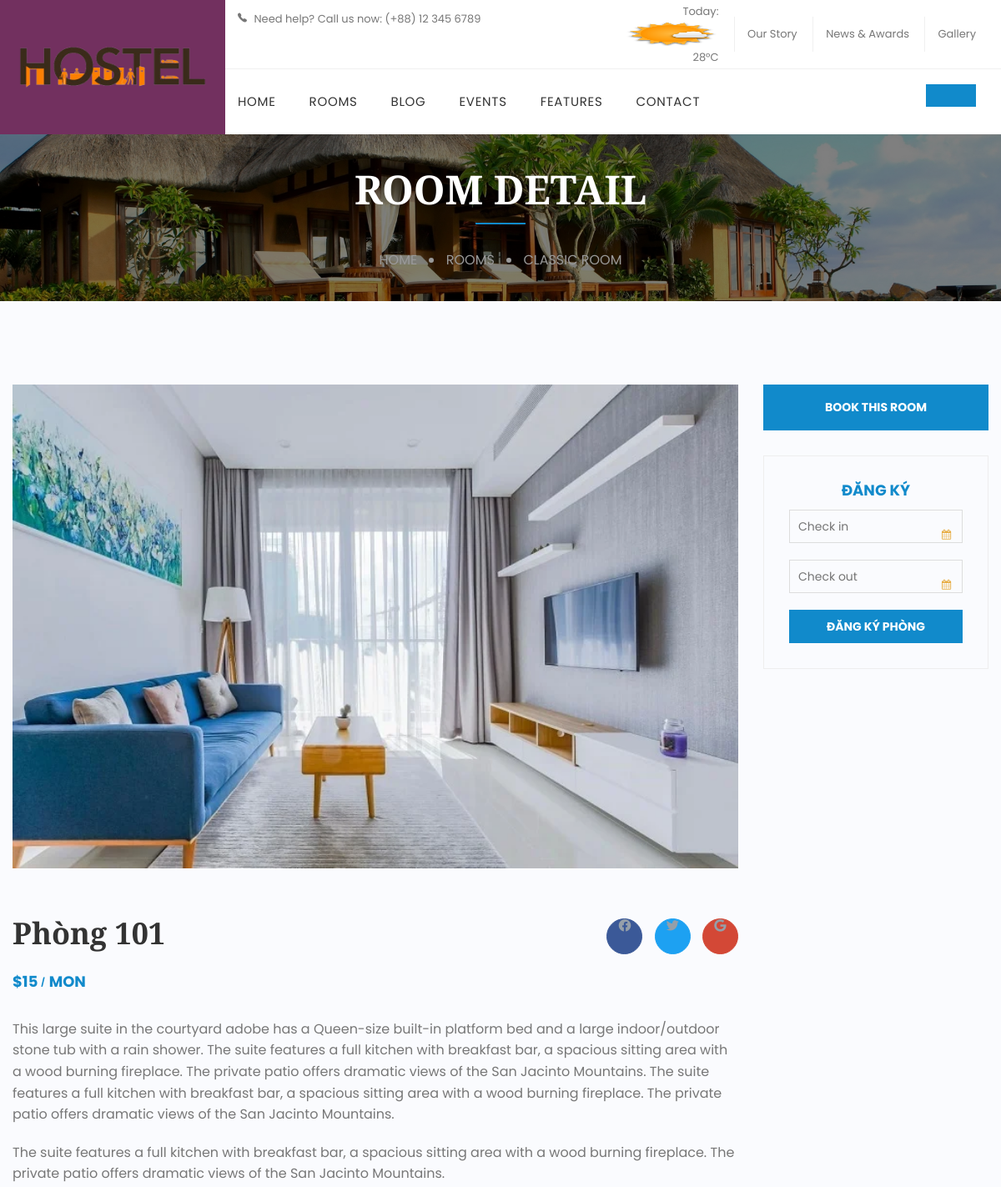
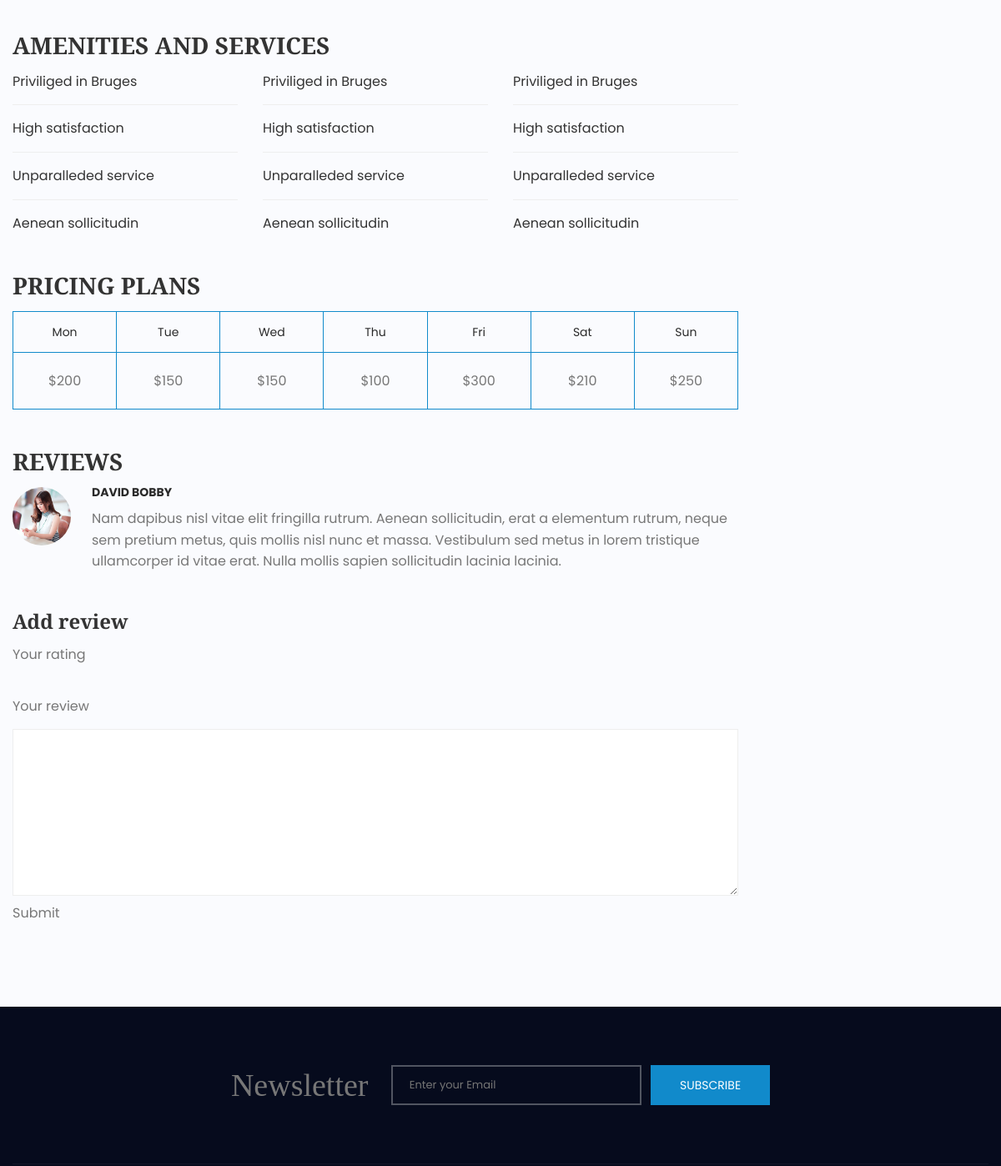
The page /front_end/room-single.php?id=1 (upper part) on the database as committed earlier (2 pictures, top to bottom).
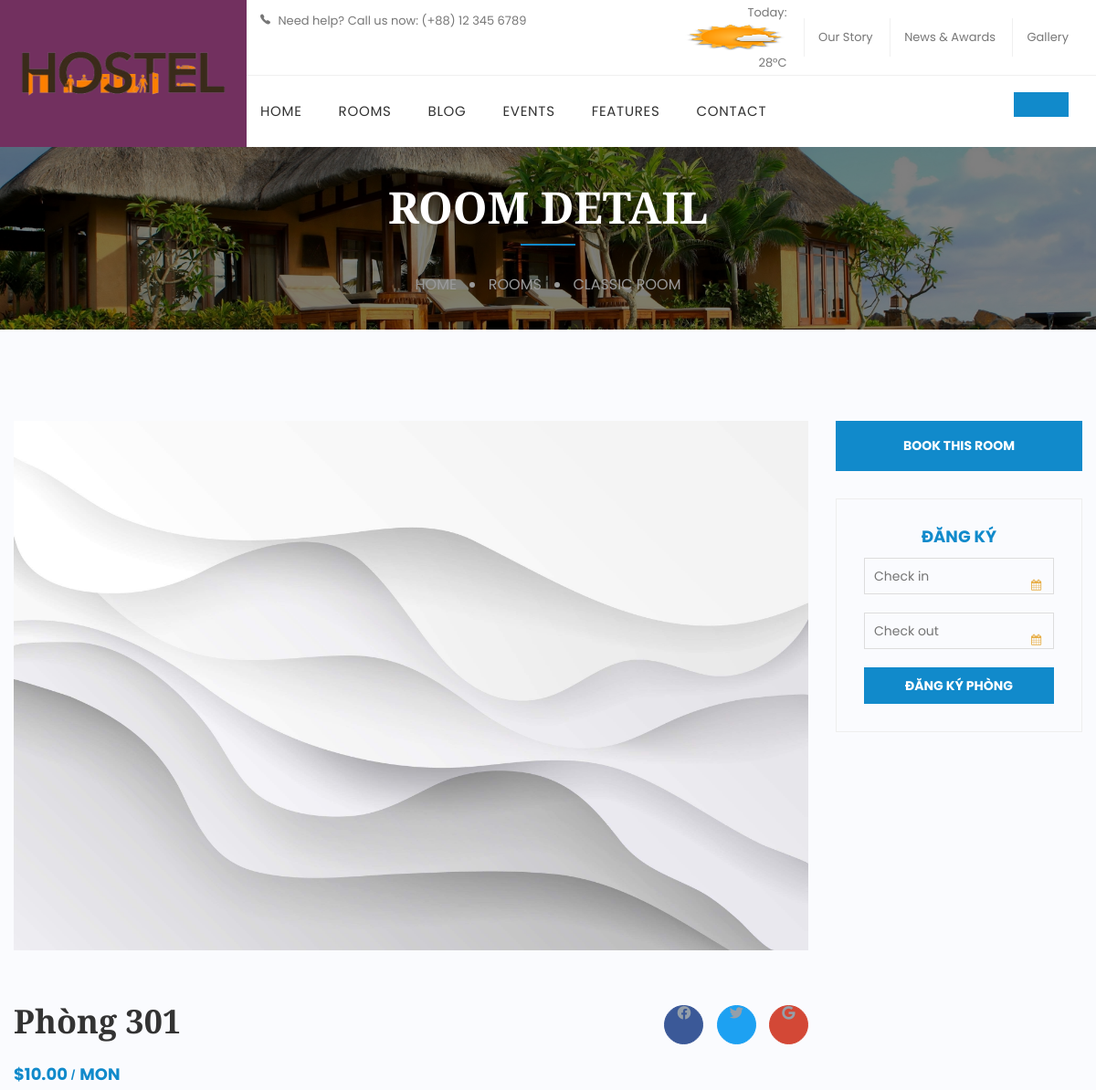
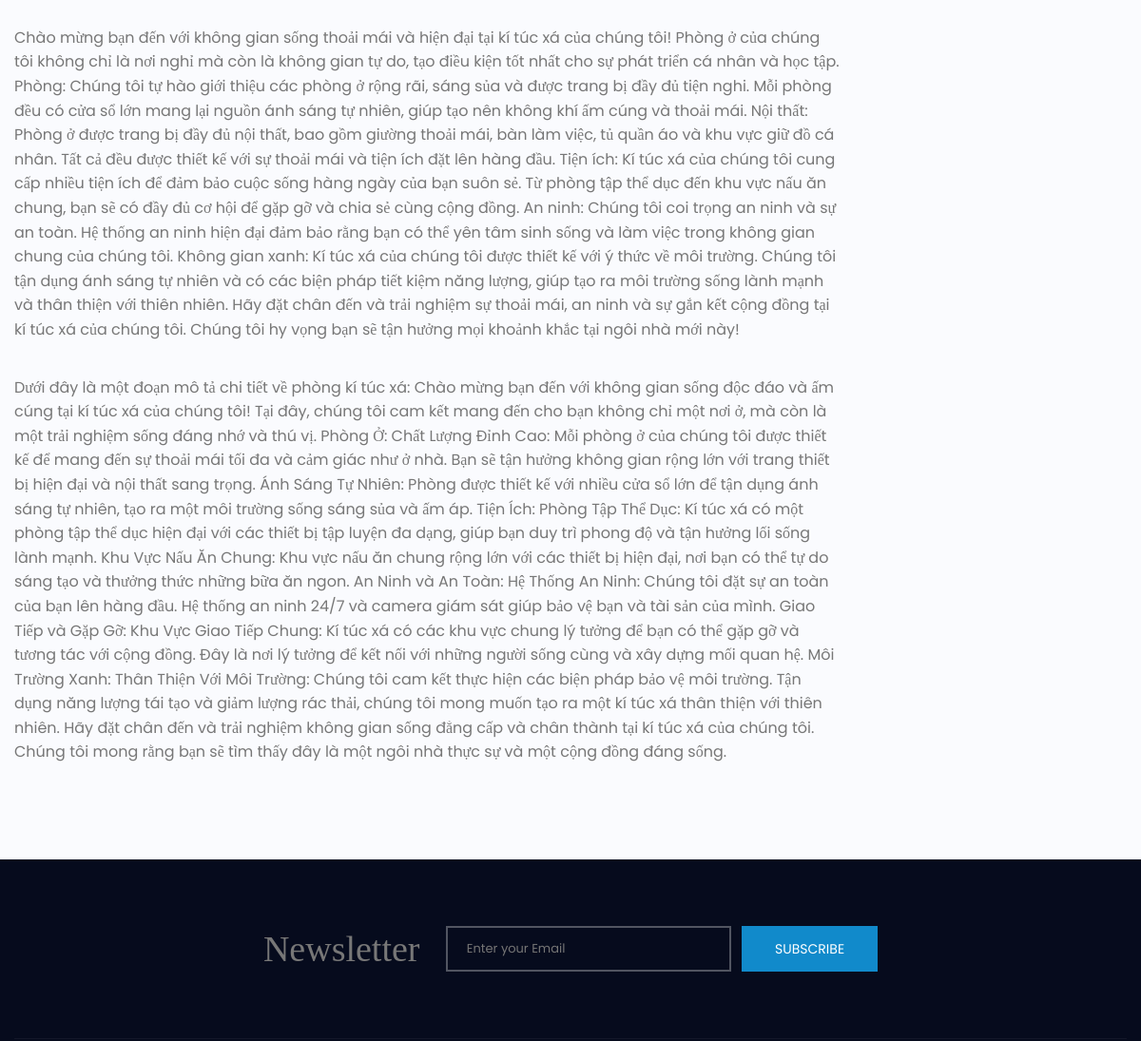
The same page on the database as committed later (2 pictures, top to bottom).
### tables this page shows
CREATE TABLE `phong` (
  `id` int(11) NOT NULL,
  `ten_phong` text NOT NULL,
  `suc_chua` text NOT NULL,
  `id_tang` int(11) NOT NULL,
  `gia` decimal(10,2) NOT NULL,
  `trang_thai` text NOT NULL,
  `anh_dai_dien` varchar(500) DEFAULT NULL,
  `anh_khac` varchar(1000) DEFAULT NULL,
  `noi_dung` text DEFAULT NULL,
  `mo_ta` text DEFAULT NULL,
  `nguoi_tao` text DEFAULT NULL
);

### config/database.php (called while the page is built, shortened)
<?php
class Database {
    private $host = servername;
    private $user = username;
    private $password = password;
    private $dbname = dbname;
    private $link;
    private function connectDB() {
        $this->link = new mysqli($this->host, $this->user, $this->password, $this->dbname);
    }
    public function select($query) {
        $result = $this->link->query($query) or die($this->link->error . __LINE__);
        if ($result->num_rows > 0) {
            return $result;
        } else {
            return false;
        }
    }
}
?>

### front_end/room-single.php (the view, shortened to what this page needs)
<?php
    include '../back_end/header-f.php';
?>
<?php
$db = new Database();
$id = isset($_GET['id']) ? (int)$_GET['id'] : 0;
$sqlphong = "SELECT * FROM phong where id = $id";
$resultphong = $db->select($sqlphong);
if ($resultphong->num_rows > 0) {
while ($row = $resultphong->fetch_assoc()) {
?>
    <div id="main-content">
        <div class="page-title">
            <div class="page-title-wrapper" data-stellar-background-ratio="0.5">
                <div class="content container">
                    <h1 class="heading_primary">Room detail</h1>
                    <ul class="breadcrumbs">
                        <li class="item"><a href="index.html">Home</a></li>
                        <li class="item"><span class="separator"></span></li>
                        <li class="item"><a href="rooms.html">Rooms</a></li>
                        <li class="item"><span class="separator"></span></li>
                        <li class="item active">CLASSIC ROOM</li>
                    </ul>
                </div>
            </div>
        </div>
        <div class="site-content container">
            <div class="room-single row">
                <main class="site-main col-sm-12 col-md-9 flex-first">
                    <div class="room-wrapper">
                        <div class="room_gallery clearfix">
                            <div class="owl-carousel">
                                <div class="item h-100">
                                    <img src="../assets/img/<?php echo $row['anh_dai_dien']; ?>" class="img-phong img-fluid img-responsive h-100" alt="<?php echo $row['ten_phong']; ?>">
                                </div>
                            </div>
                        </div>
                        <div class="title-share clearfix">
                            <h2 class="title"><?php echo $row['ten_phong']; ?></h2>
                            <div class="social-share">
                                <ul>
                                    <li><a class="link facebook" title="Facebook"
                                           href="https://www.facebook.com/sharer/sharer.php?u=#" rel="nofollow"
                                           onclick="window.open(this.href,this.title,'width=600,height=600,top=200px,left=200px');  return false;"
                                           target="_blank"><i class="fab fa-facebook"></i></a></li>
                                    <li><a class="link twitter" title="Twitter"
                                           href="https://twitter.com/intent/tweet?url=#&amp;text=TheTitleBlog"
                                           rel="nofollow"
                                           onclick="window.open(this.href,this.title,'width=600,height=600,top=200px,left=200px');  return false;"
                                           target="_blank"><i class="fab fa-twitter"></i></a></li>
                                    <li><a class="link google" title="Google" href="https://plus.google.com/share?url=#"
                                           rel="nofollow"
                                           onclick="window.open(this.href,this.title,'width=600,height=600,top=200px,left=200px');  return false;"
                                           target="_blank"><i class="fab fa-google"></i></a>
                                </ul>
                            </div>
                        </div>
                        <div class="room_price">
                            <span class="price_value price_min">$<?php echo $row['gia']; ?></span>
                            <span class="unit">Mon</span>
                        </div>
                        <div class="description">
                            <?php echo $row['mo_ta']; ?>
                        </div>
                        <?php echo $row['noi_dung']; ?>
                    </div>
                </main>
                <aside id="secondary" class="widget-area col-sm-12 col-md-3 sticky-sidebar">
                    <div class="wd wd-book-room">
                        <a href="#" class="book-room">Book This Room</a>
                    </div>
                    <div class="wd wd-check-room">
                        <h3 class="title">ĐĂNG KÝ</h3>
                        <form name="search-rooms" class="wd-search-room datepicker"
                              action="process_booking.php?id=<?php echo $row['id']; ?>" method="post">
                            <ul class="form-table">
                                <li class="form-field">
                                    <input type="text" name="check_in_date" id="check_in_date" required
                                           class="check_in_date" placeholder="Check in">
                                </li>
                                <li class="form-field">
                                    <input type="text" name="check_out_date" id="check_out_date" required
                                           class="check_out_date " placeholder="Check out">
                                </li>
                            </ul>
                            <div class="room-submit">
                                <button class="submit" type="submit">ĐĂNG KÝ PHÒNG</button>
                            </div>
                        </form>
                    </div>
                </aside>
            </div>
        </div>
    </div>
    <footer id="colophon" class="site-footer">
        <div class="footer-top">
            <div class="container">
                <div class="newsletter">
                    <h3>Newsletter</h3>
                    <form method="post" class="form-newsletter">
                        <input type="email" name="EMAIL" placeholder="Enter your Email" required>
                        <button type="submit">SUBSCRIBE</button>
                    </form>
                </div>
            </div>
        </div>
    </footer>
</div>
</body>
</html>
<?php }} ?>

### back_end/header-f.php (shortened to what this page needs)
<?php
include '../config/database.php';
?>
<!DOCTYPE html>
<html lang="en">
<head>
    <link rel="stylesheet" type="text/css" href="../assets/css/css-front/libs/revolution/settings.css">
    <link rel="stylesheet" href="../assets/css/css-front/style.css">
    <link rel="stylesheet" href="../assets/plugins/fontawesome/js/fontawesome.min.js">
    <link rel="stylesheet" type="text/css" href="../assets/plugins/fontawesome/css/all.min.css">
    <link rel="stylesheet" href="../assets/css/duyet.css">
</head>
<body class="demo-1 home">
<div id="wrapper-container" class="content-pusher">
    <header id="masthead" class="header-default affix-top sticky-header ">
        <div class="row">
            <div class="header-menu col-sm-12 tm-table">
                <div class="width-logo sm-logo table-cell text-center">
                    <a href="index.html" class="no-sticky-logo" title="Hotel HTML Template">
                        <img class="logo" src="../assets/img/logo-f.png" alt>
                    </a>
                </div>
                <div class="width-navigation navigation table-cell">
                    <div class="top-toolbar clearfix">
                        <div class="toolbar-info pull-left col-sm-4">
                            <i class="ion-ios-telephone"></i> <span class="label">Need help? Call us now:</span>
                            <a class="value" href="tel:+88123456789"> (+88) 12 345 6789</a>
                        </div>
                        <div class="toolbar-right pull-right col-sm-8">
                            <div class="weather">
                                Today: <img src="../assets/img/img-front/icons/weather.png" alt>
                                <span class="temperature">28°C</span>
                            </div>
                            <ul class="top-menu">
                                <li class="menu-item"><a href="shop.html">Our Story</a></li>
                                <li class="menu-item"><a href="../front_end/blog.html">News & Awards</a></li>
                                <li class="menu-item"><a href="gallery.html">Gallery</a></li>
                            </ul>
                        </div>
                    </div>
                    <ul class="nav main-menu">
                        <li class="menu-item has-children">
                            <a href="index.html">Home</a>
                        </li>
                        <li class="menu-item has-children">
                            <a href="rooms.html">Rooms</a>
                        </li>
                        <li class="menu-item has-children">
                            <a href="../front_end/blog.html">Blog</a>
                        </li>
                        <li class="menu-item has-children">
                            <a href="events.html">Events</a>
                        </li>
                        <li class="menu-item has-children">
                            <a href="#">Features</a>
                        </li>
                        <li class="menu-item"><a href="../front_end/contact.html">Contact</a></li>
                    </ul>
                    <div class="header-right">
                        <?php if (empty($_SESSION['username'])) { ?>
                            <a href="../back_end/dang_nhap.html" class="btn-book"><?php echo $_SESSION['username'];?></a>
                        <?php } ?>
                    </div>
                </div>
            </div>
        </div>
    </header>

### assets/css/duyet.css (style rules this page uses)
img { height: auto; width: 100%; }
body, html { height: 100%; margin: 0; background-color: #FAFBFE; }
i.fas, i.fab { display: flex; flex-direction: column; justify-content: center; font-size: 15px; color: #959FA9; }
.header-right { display: flex; }

### assets/css/css-front/general.css (style rules this page uses)
:root { --white: #ffffff; --primary-color-1: #118acb; --secondary-color-1: #72305f; --primary-hover-color-1: #0d6a9c; --title-color-1: #333333; --body-font-color-1: #777; --body-font-family-1: 'Poppins'; --body-font-size-1: 16px; --primary-color-2: #e7ad44; --primary-hover-color-2: #dc981c; --title-color-2: #4a4a4a; --body-font-color-2: #8a8a8a; --body-font-family-2: 'Roboto'; --body-font-size-2: 15px; --primary-color-4: #ffb400; --secondary-color-4: #005eab; --primary-hover-color-4: #cc9000; --title-color-4: #14141e; --body-font-color-4: #7c7c7c; --body-font-family-4: 'Poppins'; --body-font-size-4: 16px; }
.site-content { padding-top: 100px; padding-bottom: 100px; }
a, button, input[type="submit"] { -webkit-transition: all .5s; -khtml-transition: all .5s; -moz-transition: all .5s; -ms-transition: all .5s; -o-transition: all .5s; transition: all .5s; outline: 0; }
ul, ol { margin: 0; list-style: none; }
input[type="text"], input[type="email"], input[type="tel"], input[type="password"], input[type="search"] { color: var(--body-font-color-1); height: 40px; width: 100%; padding: 0 20px; font-size: 16px; border: 1px solid #eee; display: inline-block; }
#wrapper-container { position: relative; overflow: hidden; }
body { font-family: var(--body-font-family-1); font-size: var(--body-font-size-1); line-height: 1.6em; letter-spacing: 0; color: var(--body-font-color-1); text-transform: none; font-weight: 400; font-style: normal; }
body a { color: var(--title-color-1); }
h1, h2, h3, h4, h5, h6 { font-family: 'Playfair Display'; color: var(--title-color-1); font-weight: 700; font-style: normal; line-height: 1.6em; }
textarea { color: var(--body-font-color-1); padding: 20px; font-size: 16px; border: 1px solid #eee; display: inline-block; outline: 0; width: 100%; height: 200px; }

### assets/css/css-front/shop.css (style rules this page uses)
.social-share ul { margin: 0; list-style: none; }
.social-share ul li { display: inline-block; vertical-align: middle; margin-right: 10px; }
.social-share ul li a { font-weight: normal; margin-bottom: 15px; font-size: 21px; text-align: center; display: inline-block; width: 43px; height: 43px; line-height: 42px; color: #fff; border: 1px solid transparent; border-radius: 50%; }
.social-share ul li a.facebook { background: #3b5998; border-color: #3b5998; }
.social-share ul li a.twitter { background: #1da1f2; border-color: #1da1f2; }
.social-share ul li a.google { background: #d34836; border-color: #d34836; }

### assets/css/css-front/sidebar.css (style rules this page uses)
.widget-area .wd { margin-bottom: 30px; }

### assets/css/css-front/footer.css (style rules this page uses)
footer { background-color: #060b1d; color: #84868d; }
.footer-top .newsletter { text-align: center; padding: 70px 0; border-bottom: 1px solid #131729; }
.footer-top .newsletter h3 { text-transform: capitalize; color: var(--body-font-color-1); line-height: 40px; display: inline-block; margin: 0 23px 0 0; font-weight: 400; font-size: 38px; vertical-align: middle; }
.footer-top .newsletter form { display: inline-block; max-width: none; vertical-align: middle; }
.footer-top .newsletter input { height: 48px; color: var(--body-font-color-1); border: 2px solid #515561; background-color: transparent; font-style: normal; font-size: 13px; max-width: 330px; padding: 0 20px; min-width: 300px; margin-right: 7px; width: auto; vertical-align: middle; }
.footer-top .newsletter button { height: 48px; width: auto; line-height: 48px; font-size: 14px; padding: 0 35px; text-transform: uppercase; color: #fff; vertical-align: middle; cursor: pointer; background-color: var(--primary-color-1); }

### assets/css/css-front/responsive.css (style rules this page uses)
@media (max-width: 1600px) { .page-title-wrapper { height: 300px; } }
@media (max-width: 1280px) { .toolbar-info { padding-right: 0; } }
@media (max-width: 1280px) { .top-toolbar ul.top-menu>li>a, .weather { padding-right: 15px; padding-left: 15px; } }
@media (max-width: 1200px) { .top-toolbar { padding-left: 0; } }
@media (max-width: 1200px) { .toolbar-info { padding-right: 0; } }
@media (max-width: 1200px) { .navigation ul.main-menu { padding: 0 15px; } }
@media (max-width: 1200px) and (min-width: 1025px) { .page-title-wrapper { height: 200px; } }
@media (min-width: 1200px) { body .container { width: 1200px; max-width: 100%; } }
@media (min-width: 992px) { .container { max-width: 970px; } }

Rows that differ between the two databases and show on the page:
changed phong: anh_dai_dien: a different picture; ten_phong "Phòng 101" → "Phòng 301"; gia "15" → "10.00"; mo_ta "This large suite in the courtyard adobe has a Queen-size built-in platform bed and a large indoor/outdoor stone tub with a rain shower. The suite features a full kitchen with breakfast bar, a spacious sitting area with a wood burning fireplace. The private patio offers dramatic views of the San Jacinto Mountains. The suite features a full kitchen with breakfast bar, a spacious sitting area with a wood burning fireplace. The private patio offers dramatic views of the San Jacinto Mountains. The suite features a full kitchen with breakfast bar, a spacious sitting area with a wood burning fireplace. The private patio offers dramatic views of the San Jacinto Mountains." → "Chào mừng bạn đến với không gian sống thoải mái và hiện đại tại kí túc xá của chúng tôi! Phòng ở của chúng tôi không chỉ là nơi nghỉ mà còn là không gian tự do, tạo điều kiện tốt nhất cho sự phát triển cá nhân và học tập. Phòng: Chúng tôi tự hào giới thiệu các phòng ở rộng rãi, sáng sủa và được trang bị đầy đủ tiện nghi. Mỗi phòng đều có cửa sổ lớn mang lại nguồn ánh sáng tự nhiên, giúp tạo nên không khí ấm cúng và thoải mái. Nội thất: Phòng ở được trang bị đầy đủ nội thất, bao gồm giường thoải mái, bàn làm việc, tủ quần áo và khu vực giữ đồ cá nhân. Tất cả đều được thiết kế với sự thoải mái và tiện ích đặt lên hàng đầu. Tiện ích: Kí túc xá của chúng tôi cung cấp nhiều tiện ích để đảm bảo…"; noi_dung "AMENITIES AND SERVICES Priviliged in Bruges High satisfaction Unparalleded service Aenean sollicitudin Priviliged in Bruges High satisfaction Unparalleded service Aenean sollicitudin Priviliged in Bruges High satisfaction Unparalleded service Aenean sollicitudin PRICING PLANS Mon Tue Wed Thu Fri Sat Sun $200 $150 $150 $100 $300 $210 $250 REVIEWS DAVID BOBBY Nam dapibus nisl vitae elit fringilla rutrum. Aenean sollicitudin, erat a elementum rutrum, neque sem pretium metus, quis mollis nisl nunc et massa. Vestibulum sed metus in lorem tristique ullamcorper id vitae erat. Nulla mollis sapien sollicitudin lacinia lacinia. Add review Your rating Your review Submit" → "Dưới đây là một đoạn mô tả chi tiết về phòng kí túc xá: Chào mừng bạn đến với không gian sống độc đáo và ấm cúng tại kí túc xá của chúng tôi! Tại đây, chúng tôi cam kết mang đến cho bạn không chỉ một nơi ở, mà còn là một trải nghiệm sống đáng nhớ và thú vị. Phòng Ở: Chất Lượng Đỉnh Cao: Mỗi phòng ở của chúng tôi được thiết kế để mang đến sự thoải mái tối đa và cảm giác như ở nhà. Bạn sẽ tận hưởng không gian rộng lớn với trang thiết bị hiện đại và nội thất sang trọng. Ánh Sáng Tự Nhiên: Phòng được thiết kế với nhiều cửa sổ lớn để tận dụng ánh sáng tự nhiên, tạo ra một môi trường sống sáng sủa và ấm áp. Tiện Ích: Phòng Tập Thể Dục: Kí túc xá có một phòng tập thể dục hiện đại với các thiết bị…"; noi_dung: picture removed
